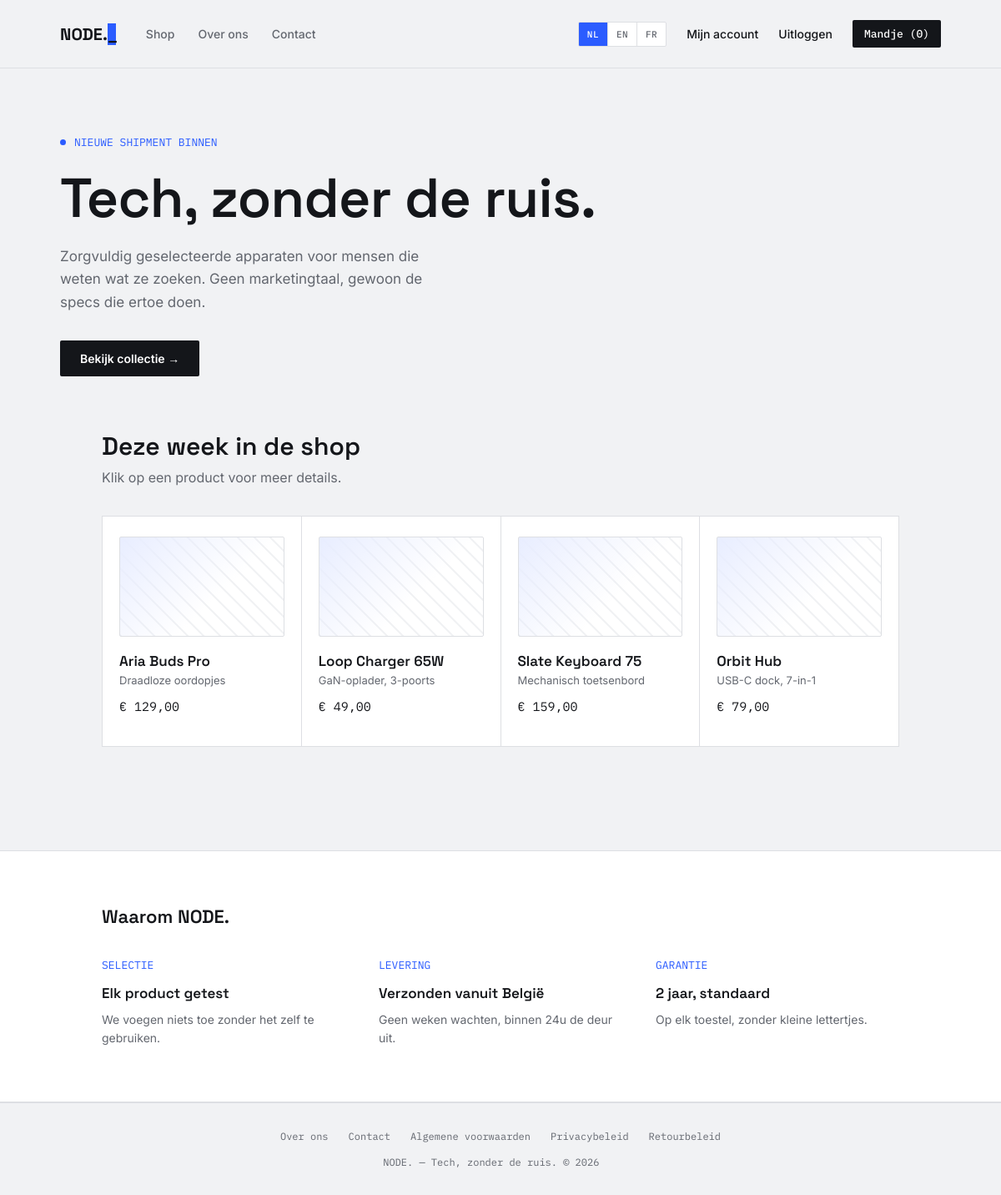
Screenshot of / (signed in) with the database file from the repository.
### models.py (models this page shows, shortened)
class Product(db.Model):
    id = db.Column(db.Integer, primary_key=True)
    name = db.Column(db.String(150), nullable=False)
    category = db.Column(db.String(100), nullable=False)
    price = db.Column(db.Float, nullable=False)
    description = db.Column(db.Text, nullable=False, default="")
    stock = db.Column(db.Integer, nullable=False, default=10)
    spec1_label = db.Column(db.String(50), default="")
    spec1_value = db.Column(db.String(100), default="")
    spec2_label = db.Column(db.String(50), default="")
    spec2_value = db.Column(db.String(100), default="")
    spec3_label = db.Column(db.String(50), default="")
    spec3_value = db.Column(db.String(100), default="")
    spec4_label = db.Column(db.String(50), default="")
    spec4_value = db.Column(db.String(100), default="")

### app.py (the view)
@app.route("/")
def home():
    products = Product.query.all()
    return render_template("index.html", products=products)

### app.py (called while the page is built)
@login_manager.user_loader
def load_user(user_id):
    return db.session.get(User, int(user_id))

def current_language():
    return session.get("lang", DEFAULT_LANGUAGE)

@app.context_processor
def inject_translations():
    lang = current_language()
    return {
        "t": lambda key, **kw: translate(key, lang, **kw),
        "current_lang": lang,
        "languages": LANGUAGES,
    }

@app.before_request
def block_visitors():
    if not COMING_SOON:
        return None
    if session.get("preview"):
        return None
    if request.endpoint in ("preview", "static"):
        return None
    return render_template("coming_soon.html"), 503

def get_cart():
    return session.get("cart", {})

@app.context_processor
def inject_cart_count():
    cart = get_cart()
    count = sum(cart.values())
    return {"cart_count": count}

### translations.py (called while the page is built)
def translate(key, lang, **kwargs):
    table = TRANSLATIONS.get(lang) or TRANSLATIONS[DEFAULT_LANGUAGE]
    text = table.get(key) or TRANSLATIONS[DEFAULT_LANGUAGE].get(key) or key
    if kwargs:
        try:
            text = text.format(**kwargs)
        except (KeyError, IndexError):
            pass
    return text

### templates/index.html (shortened to what this page needs)
{% extends "base.html" %}
{% block content %}
<section style="padding:10vh 6vw 8vh;">
  <div style="font-family:var(--mono); font-size:13px; color:var(--accent); display:flex; align-items:center; gap:10px; margin-bottom:24px;">
    <span style="width:7px; height:7px; background:var(--accent); border-radius:50%; display:inline-block;"></span>
    NIEUWE SHIPMENT BINNEN
  </div>
  <h1 style="font-size:clamp(36px,5.5vw,72px); max-width:16ch; line-height:1.05;">Tech, zonder de ruis.</h1>
  <p style="margin-top:22px; max-width:44ch; color:var(--ink-soft); font-size:17px; line-height:1.6;">
    Zorgvuldig geselecteerde apparaten voor mensen die weten wat ze zoeken. Geen marketingtaal, gewoon de specs die ertoe doen.
  </p>
  <a href="#producten" class="btn" style="margin-top:32px; display:inline-block;">Bekijk collectie &rarr;</a>
</section>
<div class="container" id="producten" style="padding-top:0;">
  <h2 style="font-size:clamp(22px,3vw,30px); margin-bottom:8px;">Deze week in de shop</h2>
  <p style="color:var(--ink-soft); margin-bottom:36px;">Klik op een product voor meer details.</p>
  <div class="grid">
    {% for product in products %}
    <a href="{{ url_for('product_detail', product_id=product.id) }}" class="card" style="cursor:pointer;">
      <div class="card-glyph"></div>
      <div class="card-name">{{ product.name }}</div>
      <div class="card-cat">{{ product.category }}</div>
      <div class="card-price">€ {{ "%.2f"|format(product.price)|replace(".", ",") }}</div>
    </a>
    {% endfor %}
  </div>
</div>
<section style="background:var(--surface); border-top:1px solid var(--line); border-bottom:1px solid var(--line); margin-top:8vh;">
  <div class="container" style="padding:8vh 6vw;">
    <h2 style="margin-bottom:36px;">Waarom NODE.</h2>
    <div style="display:grid; grid-template-columns:repeat(3,1fr); gap:40px;">
      <div>
        <div style="font-family:var(--mono); color:var(--accent); font-size:13px; margin-bottom:14px;">SELECTIE</div>
        <div style="font-family:var(--grotesk); font-weight:600; font-size:17px; margin-bottom:10px;">Elk product getest</div>
        <p style="color:var(--ink-soft); font-size:14px; line-height:1.6;">We voegen niets toe zonder het zelf te gebruiken.</p>
      </div>
      <div>
        <div style="font-family:var(--mono); color:var(--accent); font-size:13px; margin-bottom:14px;">LEVERING</div>
        <div style="font-family:var(--grotesk); font-weight:600; font-size:17px; margin-bottom:10px;">Verzonden vanuit België</div>
        <p style="color:var(--ink-soft); font-size:14px; line-height:1.6;">Geen weken wachten, binnen 24u de deur uit.</p>
      </div>
      <div>
        <div style="font-family:var(--mono); color:var(--accent); font-size:13px; margin-bottom:14px;">GARANTIE</div>
        <div style="font-family:var(--grotesk); font-weight:600; font-size:17px; margin-bottom:10px;">2 jaar, standaard</div>
        <p style="color:var(--ink-soft); font-size:14px; line-height:1.6;">Op elk toestel, zonder kleine lettertjes.</p>
      </div>
    </div>
  </div>
</section>
{% endblock %}

### templates/base.html (style rules this page uses)
:root { --bg:#F1F2F4; --surface:#FFFFFF; --ink:#14161A; --ink-soft:#63676F; --line:#DDDFE3; --accent:#2B5CFF; --accent-soft:#E8EDFF; --mono:'IBM Plex Mono',monospace; --grotesk:'Space Grotesk',sans-serif; --sans:'Inter',sans-serif; }
* { margin:0;padding:0;box-sizing:border-box; }
body { background:var(--bg);color:var(--ink);font-family:var(--sans);-webkit-font-smoothing:antialiased;min-height:100vh;display:flex;flex-direction:column; }
a { color:inherit;text-decoration:none; }
.container { max-width:1100px;margin:0 auto;padding:60px 6vw; }
h1 { font-family:var(--grotesk);font-weight:600;font-size:clamp(28px,4vw,42px);letter-spacing:-0.01em; }
h2 { font-family:var(--grotesk);font-weight:600;font-size:22px; }
.btn { display:inline-block;background:var(--ink);color:#fff;font-weight:600;font-size:14px;padding:13px 24px;border-radius:2px;border:none;cursor:pointer;transition:background .15s ease;font-family:var(--sans); }
.grid { display:grid;grid-template-columns:repeat(4,1fr);gap:1px;background:var(--line);border:1px solid var(--line); }
.card { background:var(--surface);padding:24px 20px;display:flex;flex-direction:column; }
.card-glyph { width:100%;height:120px;border-radius:2px;background:linear-gradient(135deg,var(--accent-soft) 0%,transparent 60%),repeating-linear-gradient(45deg,var(--bg) 0 2px,transparent 2px 14px);border:1px solid var(--line);margin-bottom:18px; }
.card-name { font-family:var(--grotesk);font-weight:600;font-size:17px;margin-bottom:4px; }
.card-cat { font-size:13px;color:var(--ink-soft);margin-bottom:14px; }
.card-price { font-family:var(--mono);font-size:15px;margin-top:auto;margin-bottom:14px; }

### rows the page displays
Product: name "Aria Buds Pro", category "Draadloze oordopjes", price "129,00"
Product: name "Loop Charger 65W", category "GaN-oplader, 3-poorts", price "49,00"
Product: name "Slate Keyboard 75", category "Mechanisch toetsenbord", price "159,00"
Product: name "Orbit Hub", category "USB-C dock, 7-in-1", price "79,00"

### other values shown
{{ t('nav_shop') }} "Shop"
{{ t('nav_about') }} "Over ons"
{{ t('nav_contact') }} "Contact"
{{ code|upper }} "NL" "EN" "FR"
{{ t('nav_account') }} "Mijn account"
{{ t('nav_logout') }} "Uitloggen"
{{ t('nav_cart') }} "Mandje"
{{ cart_count }} "0"
{{ t('footer_terms') }} "Algemene voorwaarden"
{{ t('footer_privacy') }} "Privacybeleid"
{{ t('footer_returns') }} "Retourbeleid"
{{ t('footer_tagline') }} "Tech, zonder de ruis."
